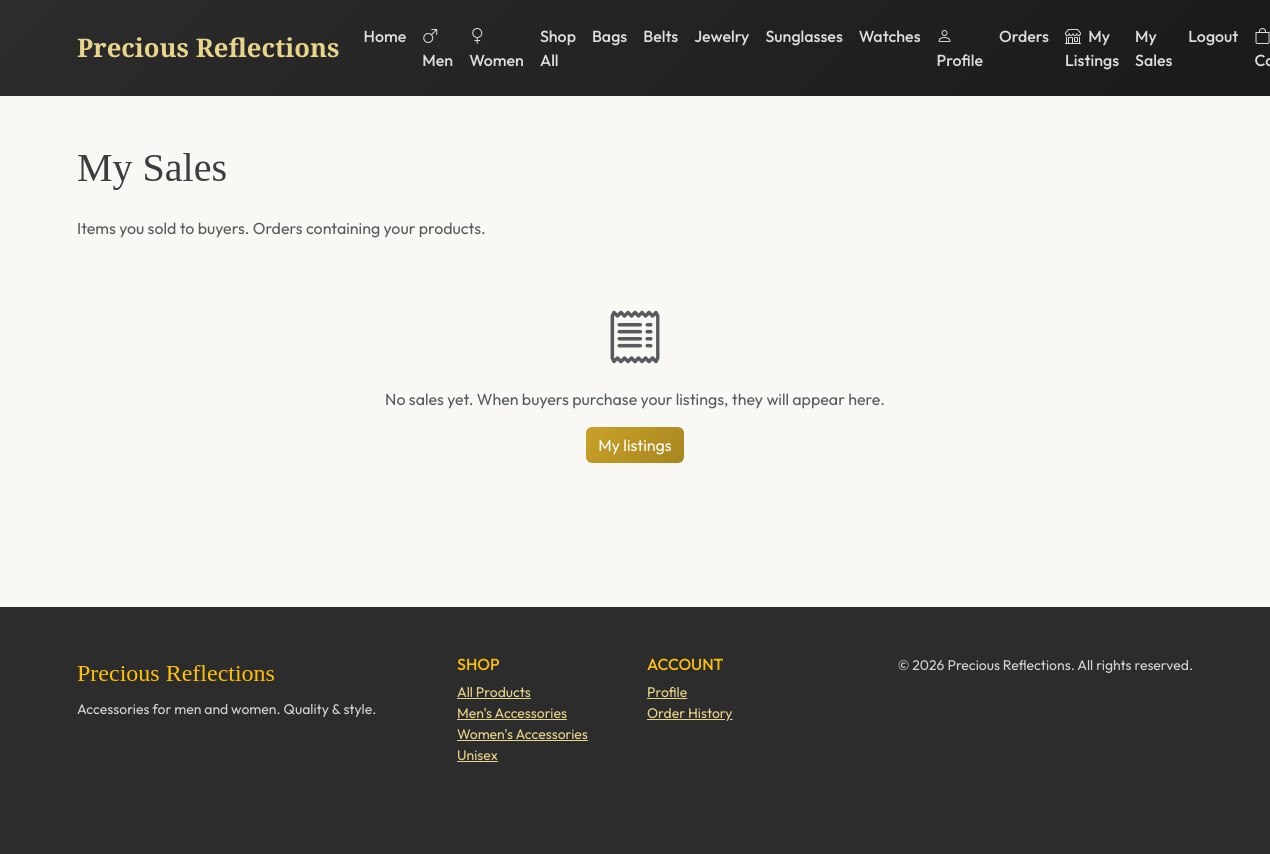
The app's page /my-sales/ (signed in), older data.
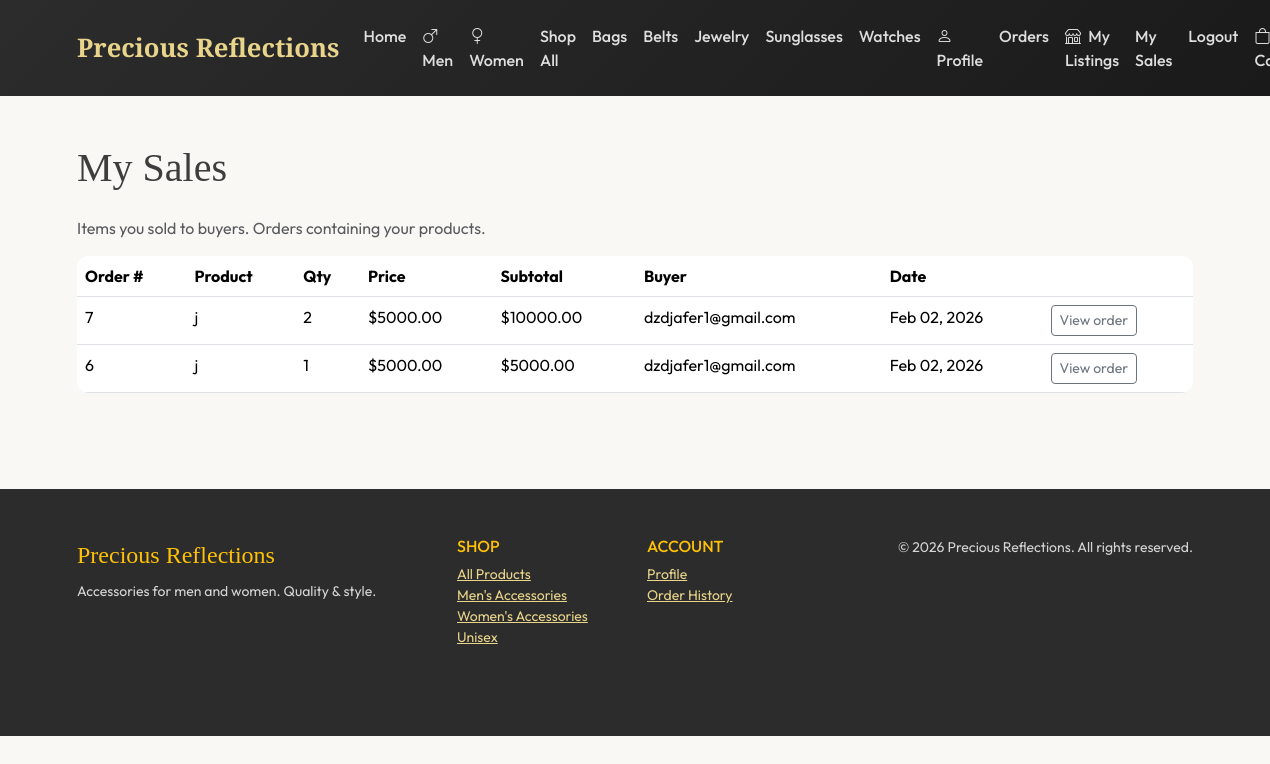
The same page, newer data.
### store/models.py (models this page shows, shortened)
class Category(models.Model):
    name = models.CharField(max_length=100)
    slug = models.SlugField(unique=True, max_length=100)
    description = models.TextField(blank=True)
    image = models.ImageField(upload_to='categories/', blank=True, null=True)
    created_at = models.DateTimeField(auto_now_add=True)
    class Meta:
        verbose_name_plural = 'Categories'
        ordering = ['name']

class OrderItem(models.Model):
    order = models.ForeignKey(Order, on_delete=models.CASCADE, related_name='items')
    product = models.ForeignKey(Product, on_delete=models.CASCADE)
    seller = models.ForeignKey(settings.AUTH_USER_MODEL, on_delete=models.SET_NULL, null=True, blank=True, related_name='sold_items')  # who sold this item
    quantity = models.PositiveIntegerField(default=1)
    price = models.DecimalField(max_digits=10, decimal_places=2)
    @property
    def subtotal(self):
        return self.quantity * self.price

class Order(models.Model):
    STATUS_CHOICES = [
        ('P', 'Pending'),
        ('C', 'Confirmed'),
        ('S', 'Shipped'),
        ('D', 'Delivered'),
        ('X', 'Cancelled'),
    ]
    user = models.ForeignKey(settings.AUTH_USER_MODEL, on_delete=models.CASCADE, related_name='orders', null=True, blank=True)
    email = models.EmailField()
    first_name = models.CharField(max_length=100)
    last_name = models.CharField(max_length=100)
    address = models.CharField(max_length=255)
    city = models.CharField(max_length=100)
    postal_code = models.CharField(max_length=20)
    country = models.CharField(max_length=100)
    phone = models.CharField(max_length=30, blank=True)
    status = models.CharField(max_length=1, choices=STATUS_CHOICES, default='P')
    total = models.DecimalField(max_digits=10, decimal_places=2, default=0)
    created_at = models.DateTimeField(auto_now_add=True)
    updated_at = models.DateTimeField(auto_now=True)
    class Meta:
        ordering = ['-created_at']

class Product(models.Model):
    name = models.CharField(max_length=200)
    slug = models.SlugField(unique=True, max_length=200)
    description = models.TextField()
    price = models.DecimalField(max_digits=10, decimal_places=2, validators=[MinValueValidator(0)])
    stock = models.PositiveIntegerField(default=0)
    category = models.ForeignKey(Category, on_delete=models.CASCADE, related_name='products')
    gender = models.CharField(max_length=1, choices=GENDER_CHOICES, default='U')
    image = models.ImageField(upload_to='products/', blank=True, null=True)
    seller = models.ForeignKey(settings.AUTH_USER_MODEL, on_delete=models.CASCADE, related_name='products_for_sale', null=True, blank=True)  # null = official/admin
    created_at = models.DateTimeField(auto_now_add=True)
    updated_at = models.DateTimeField(auto_now=True)
    is_active = models.BooleanField(default=True)
    class Meta:
        ordering = ['-created_at']

### store/views.py (the view)
# urls.py: path('my-sales/', views.my_sales, name='my_sales'),
@login_required
def my_sales(request):
    items = OrderItem.objects.filter(seller=request.user).select_related('order', 'product').order_by('-order__created_at')
    return render(request, 'store/seller/my_sales.html', {'sold_items': items})

### store/context_processors.py (called while the page is built)
def cart_count(request):
    count = 0
    if request.session.get('cart'):
        for item in request.session['cart'].values():
            count += item.get('quantity', 0)
    return {'cart_count': count}

def categories_nav(request):
    from .models import Category
    categories = Category.objects.all()[:10]
    return {'nav_categories': categories}

### templates/store/seller/my_sales.html (shortened to what this page needs)
{% extends 'base.html' %}
{% load static %}
{% block content %}
<div class="container py-4">
  <h1 class="font-serif mb-4">My Sales</h1>
  <p class="text-muted">Items you sold to buyers. Orders containing your products.</p>
  {% if sold_items %}
  <div class="card">
    <div class="card-body p-0">
      <div class="table-responsive">
        <table class="table table-hover mb-0">
          <thead>
            <tr>
              <th>Order #</th>
              <th>Product</th>
              <th>Qty</th>
              <th>Price</th>
              <th>Subtotal</th>
              <th>Buyer</th>
              <th>Date</th>
              <th></th>
            </tr>
          </thead>
          <tbody>
            {% for item in sold_items %}
            <tr>
              <td>{{ item.order.id }}</td>
              <td>{{ item.product.name }}</td>
              <td>{{ item.quantity }}</td>
              <td>${{ item.price }}</td>
              <td>${{ item.subtotal }}</td>
              <td>{{ item.order.email }}</td>
              <td>{{ item.order.created_at|date:"M d, Y" }}</td>
              <td><a href="{% url 'store:order_confirmation' item.order.id %}" class="btn btn-sm btn-outline-secondary">View order</a></td>
            </tr>
            {% endfor %}
          </tbody>
        </table>
      </div>
    </div>
  </div>
  {% else %}
  <div class="text-center py-5">
    <i class="bi bi-receipt display-4 text-muted"></i>
    <p class="mt-3 text-muted">No sales yet. When buyers purchase your listings, they will appear here.</p>
    <a href="{% url 'store:my_listings' %}" class="btn btn-gold">My listings</a>
  </div>
  {% endif %}
</div>
{% endblock %}

### templates/base.html (shortened to what this page needs)
{% load static %}
<!DOCTYPE html>
<html lang="en">
<head>
  <link href="https://cdn.jsdelivr.net/npm/bootstrap@5.3.2/dist/css/bootstrap.min.css" rel="stylesheet">
  <link rel="stylesheet" href="https://cdn.jsdelivr.net/npm/bootstrap-icons@1.11.1/font/bootstrap-icons.css">
</head>
<body>
  <nav class="navbar navbar-expand-lg navbar-dark py-3">
    <div class="container">
      <a class="navbar-brand" href="{% url 'store:home' %}">Precious Reflections</a>
      <div class="collapse navbar-collapse" id="nav">
        <ul class="navbar-nav me-auto">
          <li class="nav-item"><a class="nav-link" href="{% url 'store:home' %}">Home</a></li>
          <li class="nav-item"><a class="nav-link" href="{% url 'store:shop_men' %}"><i class="bi bi-gender-male me-1"></i> Men</a></li>
          <li class="nav-item"><a class="nav-link" href="{% url 'store:shop_women' %}"><i class="bi bi-gender-female me-1"></i> Women</a></li>
          <li class="nav-item"><a class="nav-link" href="{% url 'store:shop' %}">Shop All</a></li>
          {% for cat in nav_categories %}
          <li class="nav-item"><a class="nav-link" href="{% url 'store:shop' %}?category={{ cat.slug }}">{{ cat.name }}</a></li>
          {% endfor %}
        </ul>
        <ul class="navbar-nav">
          {% if user.is_authenticated %}
            <li class="nav-item"><a class="nav-link" href="{% url 'accounts:profile' %}"><i class="bi bi-person"></i> Profile</a></li>
            <li class="nav-item"><a class="nav-link" href="{% url 'accounts:order_history' %}">Orders</a></li>
            <li class="nav-item"><a class="nav-link" href="{% url 'store:my_listings' %}"><i class="bi bi-shop me-1"></i> My Listings</a></li>
            <li class="nav-item"><a class="nav-link" href="{% url 'store:my_sales' %}">My Sales</a></li>
            <li class="nav-item"><a class="nav-link" href="{% url 'accounts:logout' %}">Logout</a></li>
          {% else %}
            <li class="nav-item"><a class="nav-link" href="{% url 'accounts:login' %}">Login</a></li>
            <li class="nav-item"><a class="nav-link" href="{% url 'accounts:register' %}">Register</a></li>
          {% endif %}
          <li class="nav-item">
            <a class="nav-link position-relative" href="{% url 'store:cart' %}" {% if not user.is_authenticated %}title="Log in to add to cart and buy"{% endif %}>
              <i class="bi bi-bag"></i> Cart
            </a>
          </li>
        </ul>
      </div>
    </div>
  </nav>
  <main class="py-4">
    {% block content %}{% endblock %}
  </main>
  <footer class="py-5 mt-5">
    <div class="container">
      <div class="row">
        <div class="col-md-4 mb-4">
          <span class="font-serif fs-4 text-warning">Precious Reflections</span>
          <p class="mt-2 small">Accessories for men and women. Quality & style.</p>
        </div>
        <div class="col-md-2 mb-4">
          <h6 class="text-uppercase text-warning">Shop</h6>
          <ul class="list-unstyled small">
            <li><a href="{% url 'store:shop' %}">All Products</a></li>
            <li><a href="{% url 'store:shop_men' %}">Men's Accessories</a></li>
            <li><a href="{% url 'store:shop_women' %}">Women's Accessories</a></li>
            <li><a href="{% url 'store:shop' %}?gender=U">Unisex</a></li>
          </ul>
        </div>
        <div class="col-md-2 mb-4">
          <h6 class="text-uppercase text-warning">Account</h6>
          <ul class="list-unstyled small">
            {% if user.is_authenticated %}
            <li><a href="{% url 'accounts:profile' %}">Profile</a></li>
            <li><a href="{% url 'accounts:order_history' %}">Order History</a></li>
            {% else %}
            <li><a href="{% url 'accounts:login' %}">Login</a></li>
            <li><a href="{% url 'accounts:register' %}">Register</a></li>
            {% endif %}
          </ul>
        </div>
        <div class="col-md-4 mb-4 text-md-end small">
          &copy; {% now "Y" %} Precious Reflections. All rights reserved.
        </div>
      </div>
    </div>
  </footer>
</body>
</html>

Row changes from the older to the newer data that the page shows:
added OrderItem: order.id "7", product.name "j", quantity "2", price "5000.00", subtotal "10000.00", order.email "dzdjafer1@gmail.com", order.created_at "Feb 02, 2026"
added OrderItem: order.id "6", product.name "j", quantity "1", price "5000.00", subtotal "5000.00", order.email "dzdjafer1@gmail.com", order.created_at "Feb 02, 2026"
Text that changed along with them:
text no longer shown: "No sales yet. When buyers purchase your listings, they will appear here. My listings"
text now shown: "Order # Product Qty Price Subtotal Buyer Date"
